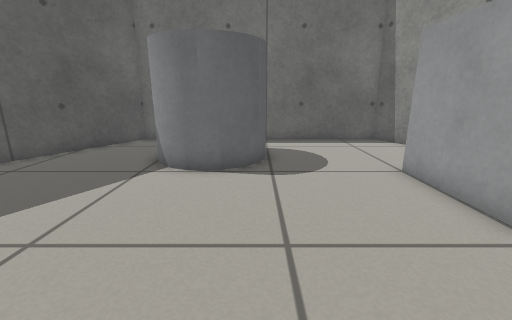
View 1 (above)

14 first-person views from a walk through a robot-simulator world made for Gazebo. The camera is 0.56 m above the floor, tilts 14° down and sees 90° across. The floor is counted in squares, 0.25 m on a side. Each view is taken from the middle of a square. On the plan, view 1 faces up. The plan holds only what a view shows up to about 16 squares ahead; the rest is blank.

View 2
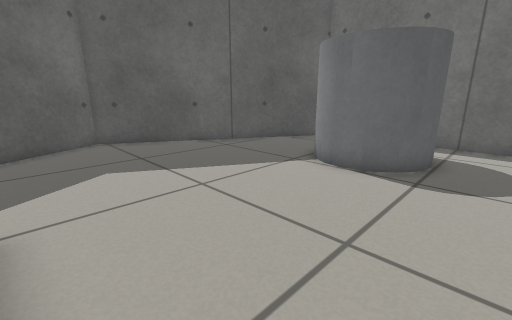

View 3
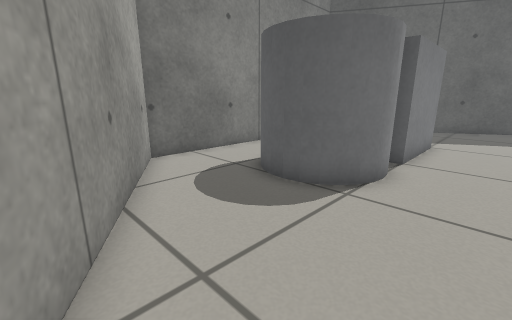

View 4
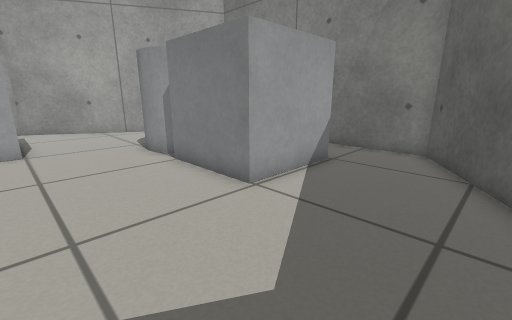

View 5
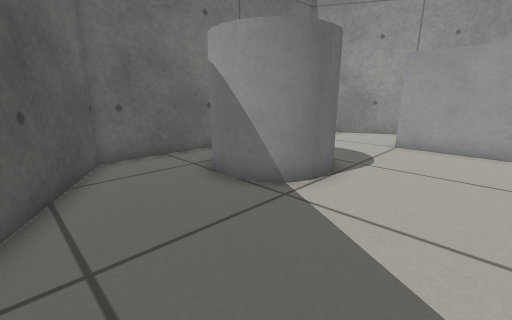

View 6
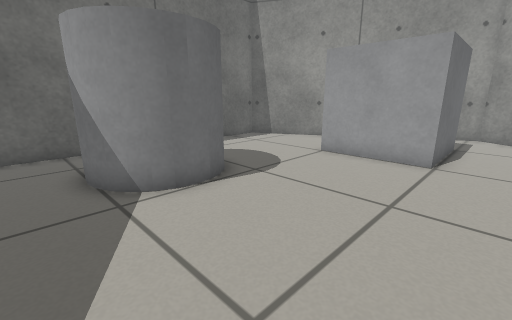

View 7
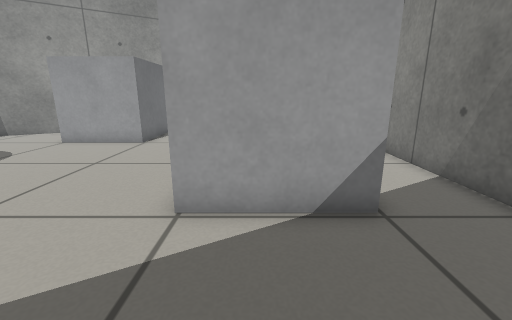

View 8
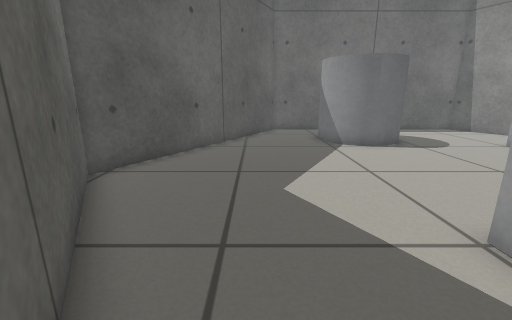

View 9
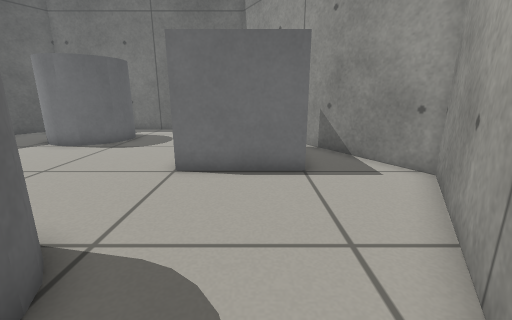

View 10
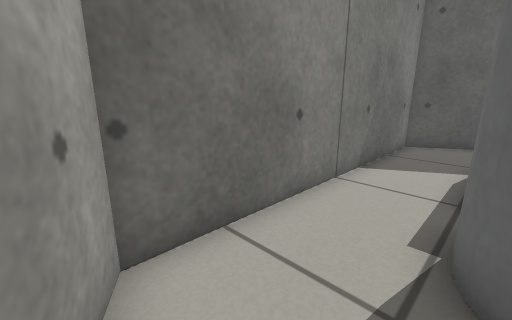

View 11
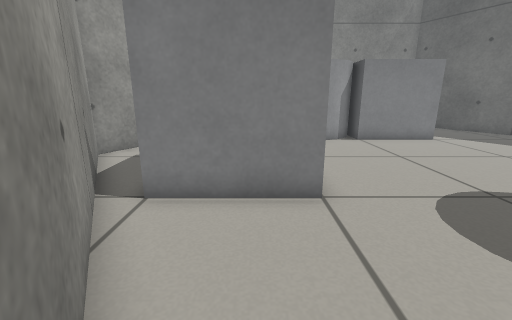

View 12
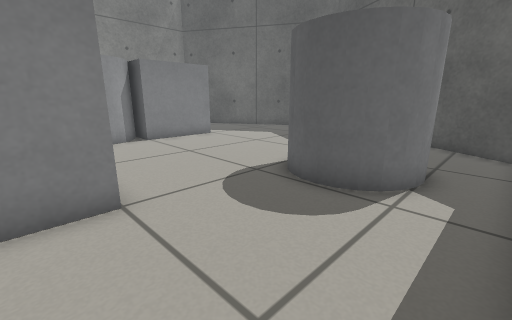

View 13
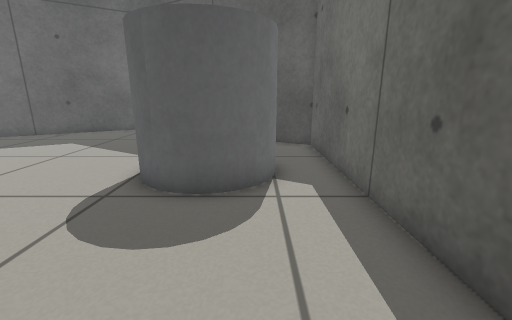

View 14
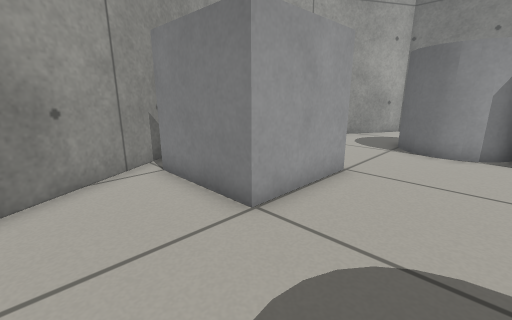

### Floor plan
Key: @ floor where view 1 was taken; # wall or solid block; . floor; C grey cylinder; B grey box.
Columns run from 12 left of view 1 to 12 right of it. Each row starts with its distance up from view 1.
 14       ##############
 13      ##............#
 12      #.............##
 11     ##...CCCC.......#
 10    ##....C  C.......##
  9    #....CC  C........#
  8   ##.....CCCC........##
  7   #..............BBBBB##
  6  ##..............B   ..#
  5  #...............B   ..##
  4 ##...............BBBB...#
  3 #.......................#
  2 ##......................#
  1  #.....................##
  0  ##.........@..C......##
 -1   #......BBBBCCCC.....#
 -2   ##.....B   C  C....##
 -3    ##....B      CC...#
 -4     #....B     CC...##
 -5     ##..............#
 -6      #.............##
 -7      ###############

Where each view was taken, in squares from view 1:
view 1: 0 up, 0 right, facing up
view 2: 0 up, 2 right, facing up-left
view 3: 2 up, 10 right, facing down-left
view 4: 4 up, 8 left, facing down-right
view 5: 4 up, 8 left, facing up-right
view 6: 2 up, 5 left, facing up-right
view 7: 2 down, 8 left, facing right
view 8: 4 down, 7 left, facing up
view 9: 4 down, 7 right, facing up
view 10: 4 down, 7 right, facing down-left
view 11: 13 up, 6 right, facing down
view 12: 13 up, 6 right, facing down-left
view 13: 11 up, 6 right, facing left
view 14: 11 up, 1 right, facing down-right
